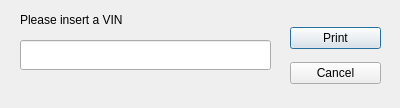
<?xml version="1.0" encoding="UTF-8"?>
<ui version="4.0">
 <class>vinlookup</class>
 <widget class="QDialog" name="vinlookup">
  <property name="geometry">
   <rect>
    <x>0</x>
    <y>0</y>
    <width>400</width>
    <height>108</height>
   </rect>
  </property>
  <property name="windowTitle">
   <string>Dialog</string>
  </property>
  <widget class="QLabel" name="label">
   <property name="geometry">
    <rect>
     <x>20</x>
     <y>10</y>
     <width>251</width>
     <height>20</height>
    </rect>
   </property>
   <property name="text">
    <string>Please insert a VIN</string>
   </property>
  </widget>
  <widget class="QLineEdit" name="lineEdit">
   <property name="geometry">
    <rect>
     <x>20</x>
     <y>40</y>
     <width>251</width>
     <height>30</height>
    </rect>
   </property>
  </widget>
  <widget class="QWidget" name="">
   <property name="geometry">
    <rect>
     <x>290</x>
     <y>20</y>
     <width>91</width>
     <height>71</height>
    </rect>
   </property>
   <layout class="QVBoxLayout" name="verticalLayout">
    <item>
     <widget class="QPushButton" name="printButton">
      <property name="text">
       <string>Print</string>
      </property>
     </widget>
    </item>
    <item>
     <widget class="QPushButton" name="CancelButton">
      <property name="text">
       <string>Cancel</string>
      </property>
     </widget>
    </item>
   </layout>
  </widget>
 </widget>
 <resources/>
 <connections/>
</ui>
